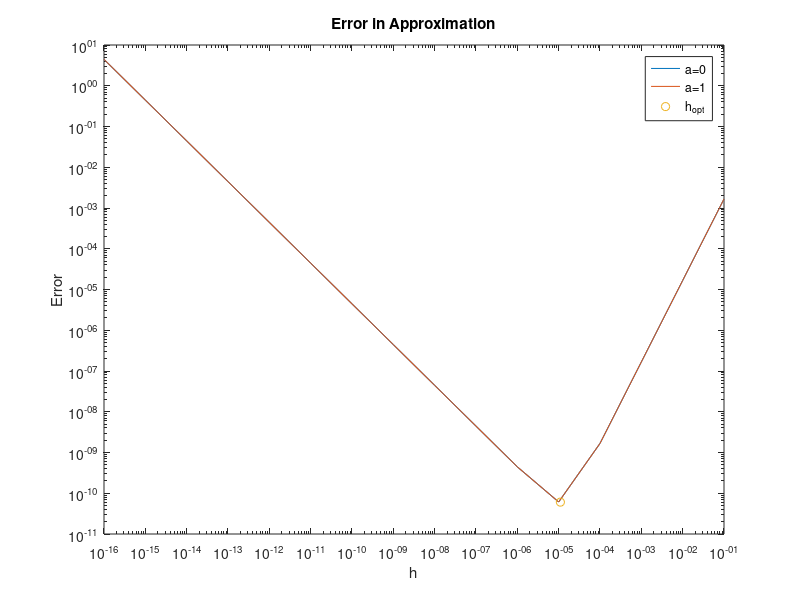

Reproduce this figure in MATLAB.
format shorte;

M=1;

h = zeros(16, 1);
table = zeros(16, 3);
for i=1:16
    h(i)=10^(-i);    
    error=M*(h(i))^2/6+2*eps/h(i); 
    table(i, 1)=h(i);
    table(i, 2)=error;
end

a=1;  
for i=1:16  
    h(i)=10^(-i);     
    error=M*(h(i))^2/6+2*eps/h(i);      
    table(i, 3)=error;
end

f=figure;
data=table;
colnames={'h', 'error (a=0)', 'error (a=1)'};
t=uitable(f, 'Data', data, 'ColumnName', colnames);

figure
loglog(h, table(:,2))
hold on;
loglog(h, table(:,3))

hopt=(6*eps)^(1/3);
error=M*(hopt)^2/6+2*eps/hopt; 
plot(hopt, error, 'o')

title('Error in Approximation')
xlabel('h')
ylabel('Error')
legend('a=0', 'a=1', 'h_{opt}', 'Location', 'northeast')




